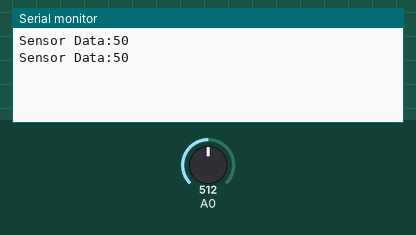
This sketch was run on a simulated Arduino Uno, built with avr-gcc and run on an emulated ATmega328P. Shown: the last lines printed to the serial monitor. The test bench sets the inputs (shaded band); at power-on: A0 = 512.

Above: at 2.8 s.
2.9 s: A0 set to 716
At 5.2 s:
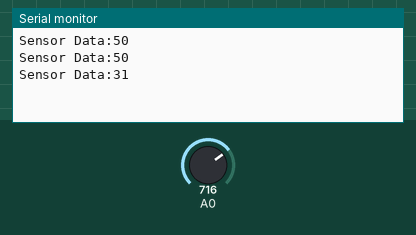
5.6 s: A0 set to 900
At 7.0 s:
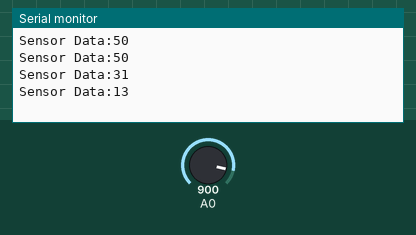
Timing chart, 0 to 8.6 s (numbered marks = the images above; inputs shaded):
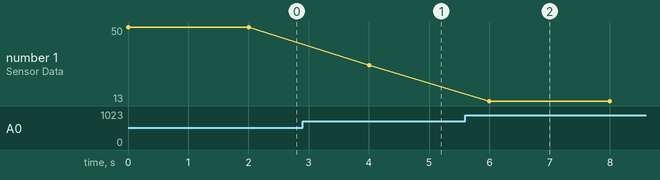

Measured:
- after the input at 2.9 s, the serial monitor: prints a new line after 1.1 s (image 1)
- after the input at 5.6 s, the serial monitor: prints a new line after 0.40 s (image 2)
- plotted number 1: 50 → 31 after the input at 2.9 s, 31 → 13 after the input at 5.6 s

The sketch:

street_lamp.ino
```cpp
int srdata;
int prdata;

void setup() {
  // put your setup code here, to run once:
Serial.begin(9600);
pinMode(A0,INPUT);
}

void loop() {
  // put your main code here, to run repeatedly:
  srdata=analogRead(A0);
  prdata= map(srdata,0,1023,100,0);
  Serial.print("Sensor Data:");
  Serial.println(prdata);
  delay(2000);
}
```
